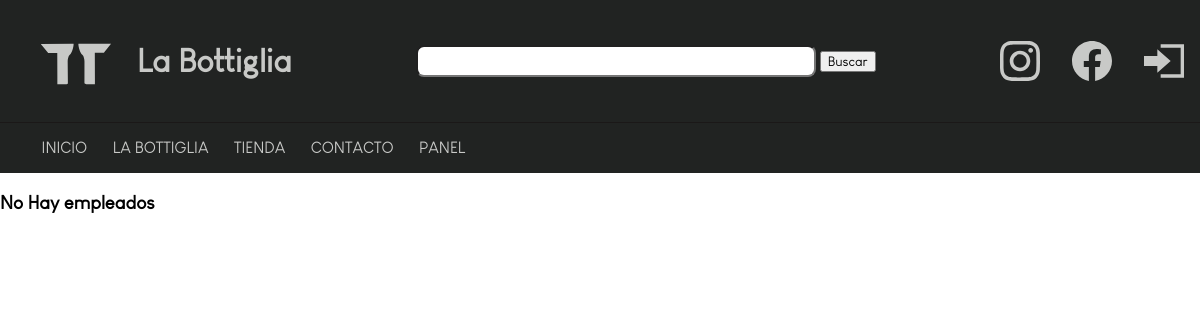
Before: /panel/empleados/ (signed in) with the older database file.
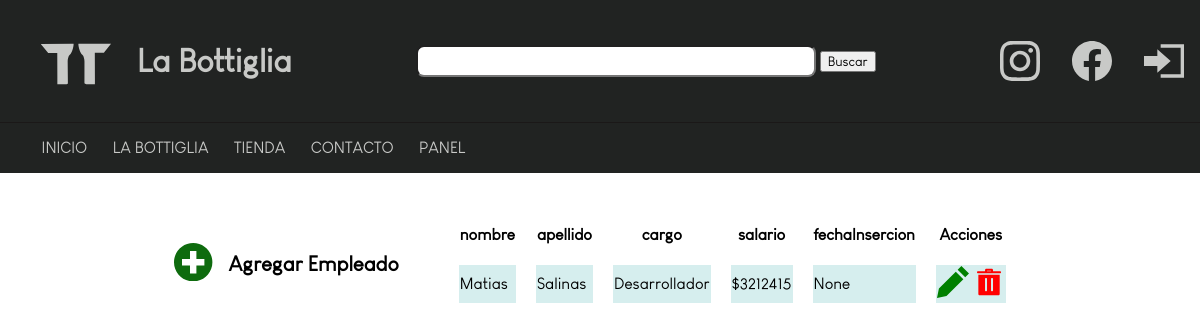
After: the same page with the newer database file.
### database/models.py (models this page shows, shortened)
class empleados(models.Model):
    nombre = models.CharField(max_length =50)
    apellido = models.CharField(max_length =50)
    cargo = models.CharField(max_length =50)
    salario = models.IntegerField()
    fechaInsercion = models.DateField(null=True,blank=True)

### database/views.py (the view)
# urls.py: path('panel/empleados/',staff_member_required(EmpleadosList.as_view()),name='panel-empleados'),
class EmpleadosList(LoginRequiredMixin,ListView):
    model = empleados
    template_name = 'panel_empleados.html'

### tiendaOnline/templates/panel_empleados.html (shortened to what this page needs)
{% extends 'base.html' %}
{% block contenido %}
{% if object_list %}
<div class="container">
    <div class="botonContainer">
        <a href="{% url 'panel-empleados-nuevo'%}"><svg xmlns="http://www.w3.org/2000/svg" width="2.4rem" height="2.4rem" viewBox="0 0 24 24"><path class='agregar_icon' d="M12 0c-6.627 0-12 5.373-12 12s5.373 12 12 12 12-5.373 12-12-5.373-12-12-12zm7 14h-5v5h-4v-5h-5v-4h5v-5h4v5h5v4z"/></svg></a>
        <h4 style='font-size:1.3rem;'>Agregar Empleado</h4>
    </div>
    <table cellspacing='20px'>
        <tr class='panelRow'>
            <th>nombre</th>
            <th>apellido</th>
            <th>cargo</th>
            <th>salario</th>
            <th>fechaInsercion</th>
            <th>Acciones</th>
        </tr>
        {% for empleado in object_list %}
        <tr class='panelRow'>
            <td>{{empleado.nombre}}</td>
            <td>{{empleado.apellido}}</td>
            <td>{{empleado.cargo}}</td>
            <td>${{empleado.salario}}</td>
            <td>{{empleado.fechaInsercion}}</td>
            <td><a href="{% url 'panel-empleados-editar' empleado.id %}"><svg xmlns="http://www.w3.org/2000/svg" width="2rem" height="2rem" viewBox="0 0 24 24"><path class='editar_icon' d="M19.769 9.923l-12.642 12.639-7.127 1.438 1.438-7.128 12.641-12.64 5.69 5.691zm1.414-1.414l2.817-2.82-5.691-5.689-2.816 2.817 5.69 5.692z"/></svg></a> <a href="{% url 'panel-empleados-delete' empleado.id %}"></a></td>
        </tr>
        {% endfor %}
    </table>
</div>
{% else %}
<h3>No Hay empleados</h3>
{% endif %}
{% endblock contenido %}

Changed rows visible on the page:
added empleados: nombre "Matias", apellido "Salinas", cargo "Desarrollador", salario "3212415", fechaInsercion "None"
Other visible differences:
text no longer shown: "No Hay empleados"
text now shown: "Agregar Empleado nombre apellido cargo salario fechaInsercion Acciones"
